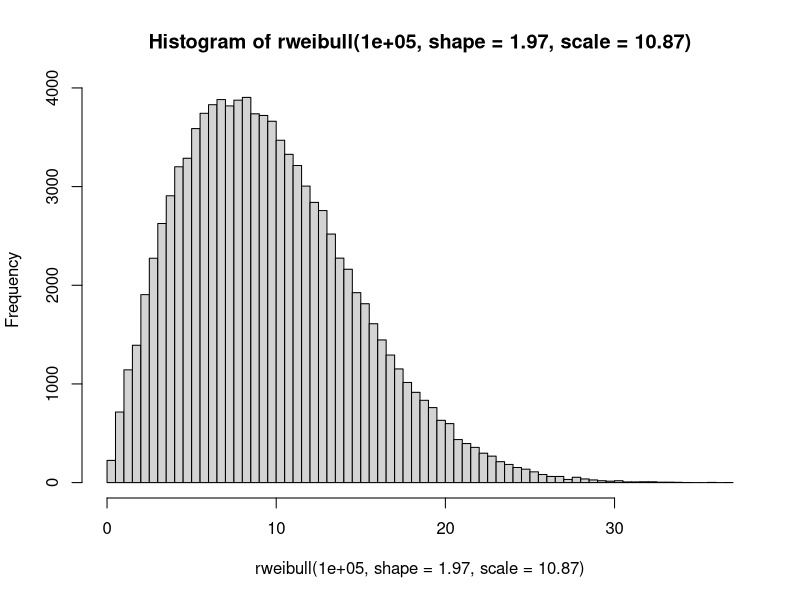
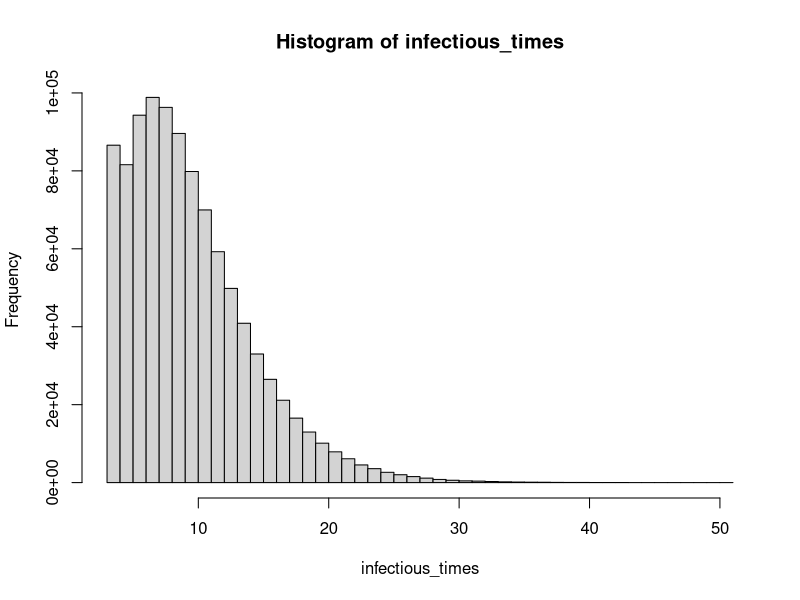
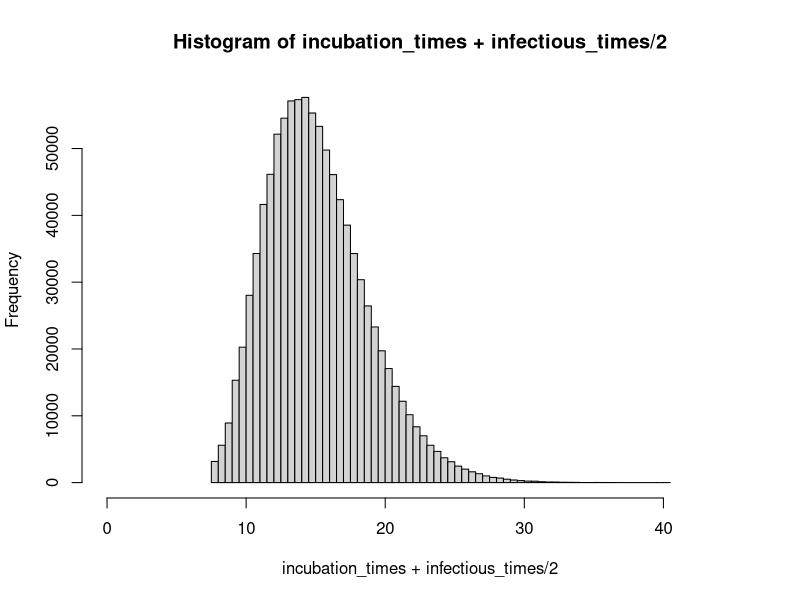

These figures' R source, in order:
###################################################
## Determining incubation period boxes and infectious period boxes
## simulate distributions
# incubation_time <- function(nboxes, prob){
#   box = 1
#   t = 0
#   while(box <= nboxes){
#     if(runif(1) < prob){
#       box = box+1
#     }
#     t = t + 1
#   }
#   t
# }
# rincubation <- function(num_reps, ...) {
#   raply(.n = num_reps, .expr = incubation_time(...) )
# }

fitDist <- function(prob, size, mean) {
  draws <- rnbinom(n=100000, size = size, prob = prob) + size
  mean - mean(draws)
}

## Look at weibull distribution from lessler 
qweibull(c(0.025, 0.5, 0.975), shape=1.97, scale=10.87)
hist(rweibull(100000, shape=1.97, scale=10.87), breaks=100)

## First fit the weibll viral clearance distribution
## Lessler et al biorxiv key times paper
## mean = 9.88, cI : 
n_boxes <- 3
infectious_best_fit <- uniroot(f = fitDist, interval = c(0.001,.999), size= n_boxes, mean=9.88)
infectious_times <- rnbinom(1000000, size = n_boxes, prob = infectious_best_fit$root) + n_boxes
hist(infectious_times, breaks=50)
quantile(infectious_times, c(.025, .5, .975))

## Now determine the incubation period boxes
## Use the serial interval from brownstein paper
## 10-23 days 
fitDistBoth <- function(prob, size, min, max, infectious_times) {
  draws <- rnbinom(n=1000000, size = size, prob = prob) + size
  qs <- quantile((draws+infectious_times/2), probs = c(.025, .975))
  sum(qs - c(min,max))^2
}
inc_boxes = 6
incubation_best_fit <- optimize(f = fitDistBoth, interval = c(0.001,.999), size= inc_boxes, min=10, max=23, infectious_times=infectious_times)
incubation_times <- rnbinom(n = 1000000, size = inc_boxes, prob = incubation_best_fit$minimum) + inc_boxes
mean(incubation_times)
quantile((incubation_times), probs = c(.025, .5, .975))
quantile((incubation_times+infectious_times/2), probs = c(.025, .5, .975))
hist(incubation_times+infectious_times/2, breaks=100, xlim=c(0,45))

infectious_best_fit$root
incubation_best_fit$minimum

mean(infectious_times)

